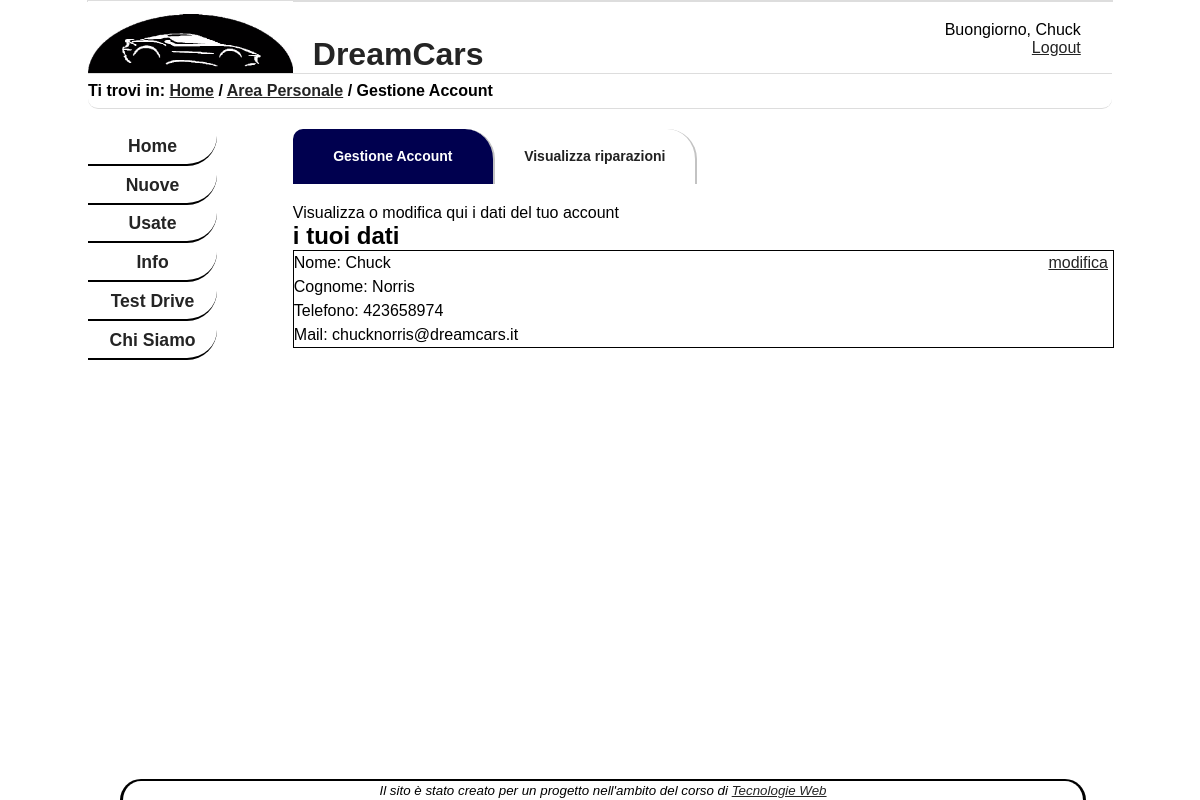
The app's page /Pagine/AreaPersonale/gestioneAccount.php (signed in) with its own data.
### tables this page shows
CREATE TABLE `Cliente` (
  `Username` varchar(20) NOT NULL,
  `Nome` varchar(20) NOT NULL,
  `Cognome` varchar(20) NOT NULL,
  `Pswd` varchar(20) NOT NULL,
  `Email` varchar(30) NOT NULL,
  `Telefono` bigint(11) DEFAULT NULL
);

### Pagine/AreaPersonale/gestioneAccount.php (the view, shortened to what this page needs)
<?php
include "../../config.php";
echo file_get_contents("../../Template/HeadBase.txt");
if($_SESSION["user"]){
    echo("Buongiorno, ".$_SESSION["nome"]." <br/>");
    echo("<a href='../LoginRegistrati/logout.php'>Logout</a>");
}
else{
    echo "<a href='../LoginRegistrati/login.html#tab1'><span xml:lang='en' tabindex='1'>Login</span></a>";
}
echo file_get_contents("GestioneAccount.txt");
		$query="select * from Cliente where Username='".$_SESSION['user']."'";
		$result=mysqli_query($conn,$query);
		$row=$result->fetch_assoc();
?>
	<p>Visualizza o modifica qui i dati del tuo account</p>
		<h2>i tuoi dati</h2>
	<div id="datiAccount">
		<p>Nome: <?php echo $row['Nome'];?></p>
		<p>Cognome: <?php echo $row['Cognome'];?></p>
		<p>Telefono: <?php echo $row['Telefono'];?></p>
		<p>Mail: <?php echo $row['Email'];?></p>
	   <div id="modifica">    <a href='modificaAccount.php'>modifica</a></div>
	</div>
    </div>
<?php
	echo file_get_contents("../../Template/Footer.txt");
?>

### Style/style.css (style rules this page uses)
* { padding: 0em; margin: 0em; }
body { font-family: Helvetica, Arial, Verdana, sans-serif; max-width: 1024px; margin: auto; border: 1px, solid, #ddd; height: 100%; }
a:link { color: #242424; }
#header img { float: left; max-width: 20%; }
#header h1 { width: 55%; float:left; color: #242424; font-size: 2em; padding-top :35px; padding-left: 20px; }
#login { text-align: right; width: 20%; float: left; height: 52px; vertical-align: bottom; margin-top: 20px; }
footer { text-align: center; width: 80%; border-top: 2px solid black; border-left: 3px solid black; border-right: 3px solid black; font-style: italic; height: 1.2em; border-radius: 50px 50px 0 0; position:fixed; bottom:0; left: 10%; right: 0; background-color:white; }
#breadcrumb { padding: 0.5em 0em 0.5em 0em; border-top: 1px solid #ddd; border-bottom: 1px solid #ddd; font-weight: bold; width: 100%; float:right; overflow: hidden; border-radius: 0 0 10px 10px; }
#menu { padding-top: 0.8em; font-size: 1.1em; font-weight: bold; float: left; width: 15%; }
#menu ul { list-style-type: none; padding-top: 0.2em; padding-bottom: 0.2em; float: left; }
#menu ul li { text-align: center; padding-top: 0.5em; padding-bottom: 0.4em; width: 150%; border-width:2px; border-radius: 5px 5px 30px 0; border-bottom-color: black; border-bottom-style:outset; }
#menu ul a { text-decoration: none; }
#contenuto { float: right; width: 80%; padding-top: 10px; padding-bottom: 2em; }
#activedip { background-color: #00004f !important; color: white !important; }
#funzioniPag { font-family: Verdana, sans-serif; font-size: 14px; width: 100%; margin-left: auto; margin-right: auto; }
#funzioniPag li { display:table-cell; vertical-align: middle; list-style: none; width: 200px; height: 50px; padding-top: 10px; border-left: 1px; }
#funzioniPag li a { color: #222; font-weight: bold; text-decoration: none; width: 200px; height: 35px; display: block; line-height: 35px; padding-bottom: 10px; padding-top: 10px; border-radius: 10px 30px 0 0 ; border-right-style:solid; border-right-color:#c3c3c3; border-right-width:2px; text-align: center; margin-left: auto; }
#listaFunz { width: auto; margin-bottom: 20px; }
#datiAccount { width: 100%; border: solid 1px black; border-collapse: collapse; line-height:1.5em; float: left; }
#datiAccount p { float: left; width: 80%; }
#modifica { text-align:right; margin-top: auto; margin-right: 5px; }

### Style/print.css (style rules this page uses)
* { background-color: none; text-decoration: none; }
html { font-family: "Times New Roman", Times, serif; }
#menu, #breadcrumb, #login, footer, #header img, .brand-container { display: none; }
#header h1 { width: 100%; padding-left: 0px; }
#contenuto, #listino { float: left; width: 100%; }
#funzioniPag, .ripa, #modifica, #inserimento, #formInserimento, #modifannunci { display: none; }
#datiAccount { border: 0px; }

### records on screen
cliente: Nome "Chuck", Cognome "Norris", Telefono "423658974", Email "chucknorris@dreamcars.it"

### other values on screen
file_get_contents("../../Template/HeadBase.txt") "DreamCars"
$_SESSION["nome"] "Chuck"
file_get_contents("GestioneAccount.txt") "Ti trovi in: Home / Area Personale / Gestione Account Home Nuove Usate Info Test Drive Chi Siamo Gestione Account Visualizza riparazioni"
file_get_contents("../../Template/Footer.txt") "Il sito è stato creato per un progetto nell'ambito del corso di Tecnologie Web"
